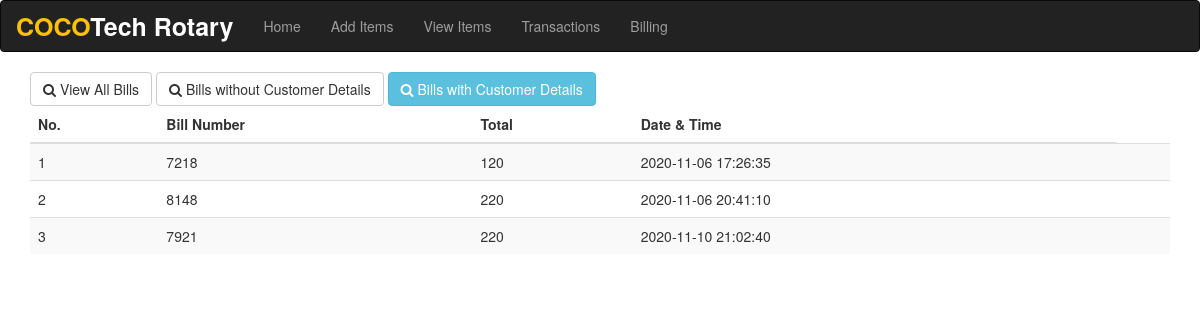
Screenshot of /viewbills.php?cd=2 with the database file from the repository.
### tables this page shows
CREATE TABLE `bills` (
  `id` int(11) NOT NULL,
  `transid` int(5) NOT NULL,
  `total` int(11) NOT NULL,
  `date` datetime NOT NULL DEFAULT CURRENT_TIMESTAMP
);

CREATE TABLE `customer` (
  `id` int(50) NOT NULL,
  `transid` int(50) NOT NULL,
  `name` varchar(50) NOT NULL,
  `phone` varchar(10) NOT NULL,
  `email` varchar(50) NOT NULL,
  `address` varchar(200) NOT NULL
);

### viewbills.php (the view, shortened to what this page needs)
<?php
include 'navbar.php';
if(isset($_GET['cd'])){
	if($_GET['cd']==2){
		$sql = "SELECT * FROM bills inner join customer on bills.transid=customer.transid";
	}
}
else{
	$sql = "SELECT * FROM bills";
}
$result = $conn->query($sql);
if (!mysqli_num_rows($result)>0){
  echo '<h1 class="text-center">No transactions found</h1>';
}
else {
?>
<div class="container">
<a href="viewbills.php?cd=0" class="btn <?php if($_GET['cd']==0){echo "btn-info";}else{echo "btn-default";} ?>"><i class="fa fa-search" aria-hidden="true"></i> View All Bills</a>
<a href="viewbills.php?cd=1" class="btn <?php if($_GET['cd']==1){echo "btn-info";}else{echo "btn-default";} ?>"><i class="fa fa-search" aria-hidden="true"></i> Bills without Customer Details</a>
<a href="viewbills.php?cd=2" class="btn <?php if($_GET['cd']==2){echo "btn-info";}else{echo "btn-default";} ?>"><i class="fa fa-search" aria-hidden="true"></i> Bills with Customer Details</a>
  <table class="table table-striped">
  <thead>
    <tr>
      <th>No.</th>
      <th>Bill Number</th>
      <th>Total</th>
      <th>Date & Time</th>
    </tr>
  </thead>
  <tbody>
    <?php
      foreach ($result as $key => $r) {
        echo '<tr style="cursor:pointer" class="userinfo" data-toggle="modal" data-id='.$r['transid'].' data-target="#orderModal">';
        echo "<td>";
        echo $key+1;
        echo "</td>";
        echo "<td>";
        echo $r['transid'];
        echo "</td>";
        echo "<td>";
        echo $r['total'];
        echo "</td>";
        echo "<td>";
        echo $r['date'];
        echo "</td>";
        echo "<td>";
        echo "</tr>";
      }
    }
     ?>
   </tbody>
  </table>
</div>

### rows the page displays
bills: customer.transid "7218", total "120", date "2020-11-06 17:26:35"
bills: customer.transid "8148", total "220", date "2020-11-06 20:41:10"
bills: customer.transid "7921", total "220", date "2020-11-10 21:02:40"
